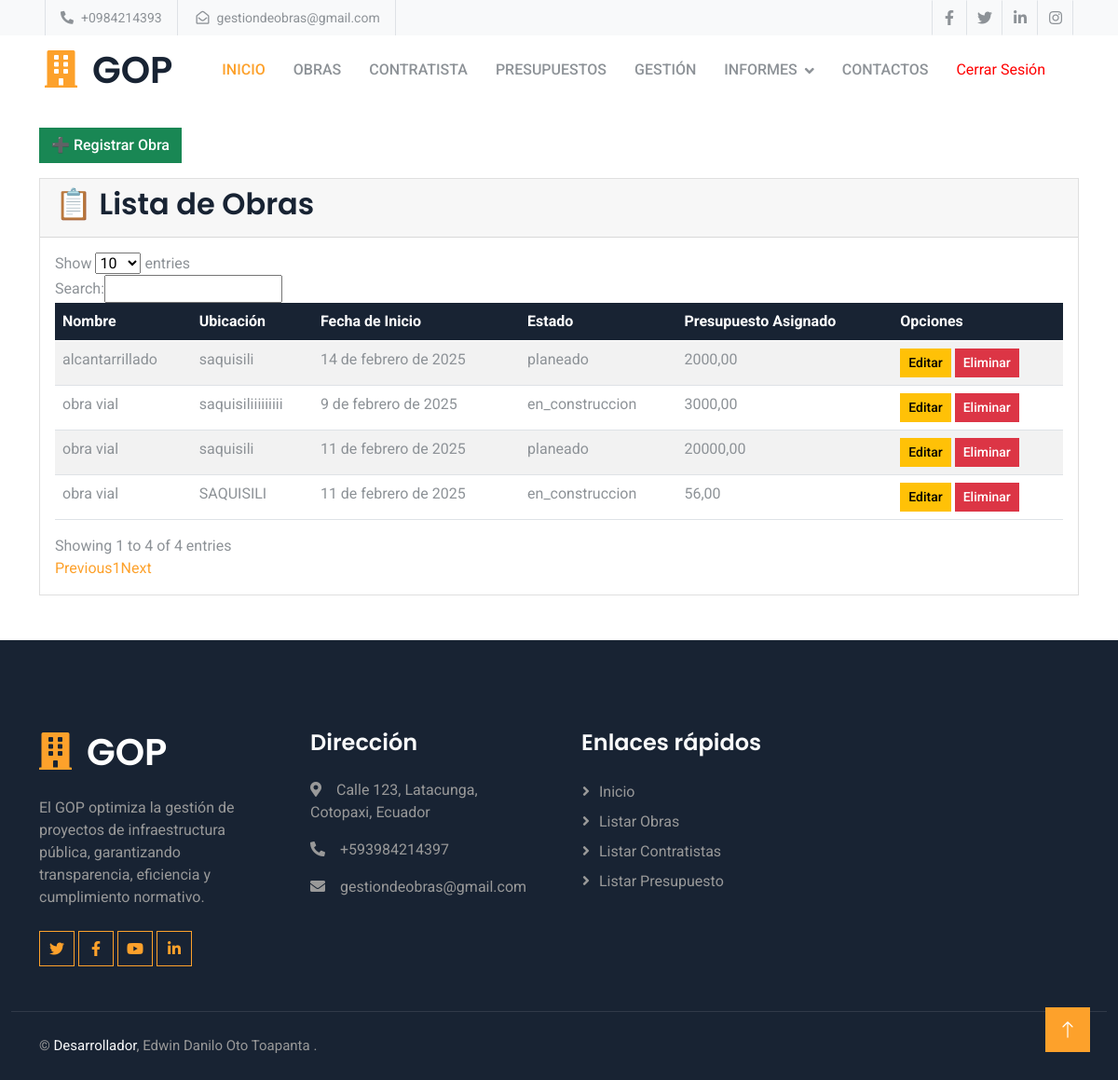
Page /obras/ (signed in) on the committed database.
### Aplicaciones/Publicas/models.py (models this page shows, shortened)
class Obra(models.Model):
    nombre = models.CharField(max_length=200)
    ubicacion = models.CharField(max_length=200)
    fecha_inicio = models.DateField()
    ESTADOS_CHOICES = [
        ('planeado', 'Planeado'),
        ('en_construccion', 'En Construcción'),
        ('finalizado', 'Finalizado'),
    ]
    estado = models.CharField(max_length=20, choices=ESTADOS_CHOICES, default='planeado')
    presupuesto_asignado = models.DecimalField(max_digits=15, decimal_places=2)
    constructor = models.ForeignKey('Constructor', on_delete=models.SET_NULL, null=True, blank=True)

### Aplicaciones/Publicas/views.py (the view)
# urls.py: path('obras/', views.lista_obras, name='lista_obras'),
@login_required
def lista_obras(request):
    obras = Obra.objects.all()
    return render(request, 'obra.html', {'obras': obras})

### Aplicaciones/Publicas/templates/obra.html (shortened to what this page needs)
{% extends 'plantilla.html' %}
{% load static %}
{% block content %}
<div class="container mt-4">
    <div class="mb-3">
        <button class="btn btn-success" data-bs-toggle="modal" data-bs-target="#modalCrearObra">➕ Registrar Obra</button>
    </div>
    <div class="card">
        <div class="card-header">
            <h2>📋 Lista de Obras</h2>
        </div>
        <div class="card-body">
            <div class="table-responsive">
                <table id="tabla-obras" class="table table-striped table-hover">
                    <thead class="table-dark">
                        <tr>
                            <th>Nombre</th>
                            <th>Ubicación</th>
                            <th>Fecha de Inicio</th>
                            <th>Estado</th>
                            <th>Presupuesto Asignado</th>
                            <th>Opciones</th>
                        </tr>
                    </thead>
                    <tbody>
                        {% for obra in obras %}
                            <tr>
                                <td>{{ obra.nombre }}</td>
                                <td>{{ obra.ubicacion }}</td>
                                <td>{{ obra.fecha_inicio }}</td>
                                <td>{{ obra.estado }}</td>
                                <td>{{ obra.presupuesto_asignado }}</td>
                                <td>
                                    <button class="btn btn-warning btn-sm" data-bs-toggle="modal" data-bs-target="#modalEditarObra{{ obra.pk }}"> Editar</button>
                                    <form method="post" action="{% url 'eliminar_obra' obra.pk %}" style="display:inline;">
                                        <button type="submit" class="btn btn-danger btn-sm" onclick="return confirm('¿Estás seguro de que deseas eliminar esta obra?')"> Eliminar</button>
                                    </form>
                                </td>
                            </tr>
                        {% endfor %}
                    </tbody>
                </table>
            </div>
        </div>
    </div>
</div>
{% endblock %}

### Obras/static/plantilla/css/style.css (style rules this page uses)
:root { --primary: #FDA12B; --secondary: #8D9297; --light: #F8F9FA; --dark: #182333; }
.btn { font-weight: 500; transition: .5s; }

### rows in the picture
Obra: nombre "alcantarrillado", ubicacion "saquisili", fecha_inicio "14 de febrero de 2025", estado "planeado", presupuesto_asignado "2000,00"
Obra: nombre "obra vial", ubicacion "saquisiliiiiiiiii", fecha_inicio "9 de febrero de 2025", estado "en_construccion", presupuesto_asignado "3000,00"
Obra: nombre "obra vial", ubicacion "saquisili", fecha_inicio "11 de febrero de 2025", estado "planeado", presupuesto_asignado "20000,00"
Obra: nombre "obra vial", ubicacion "SAQUISILI", fecha_inicio "11 de febrero de 2025", estado "en_construccion", presupuesto_asignado "56,00"
